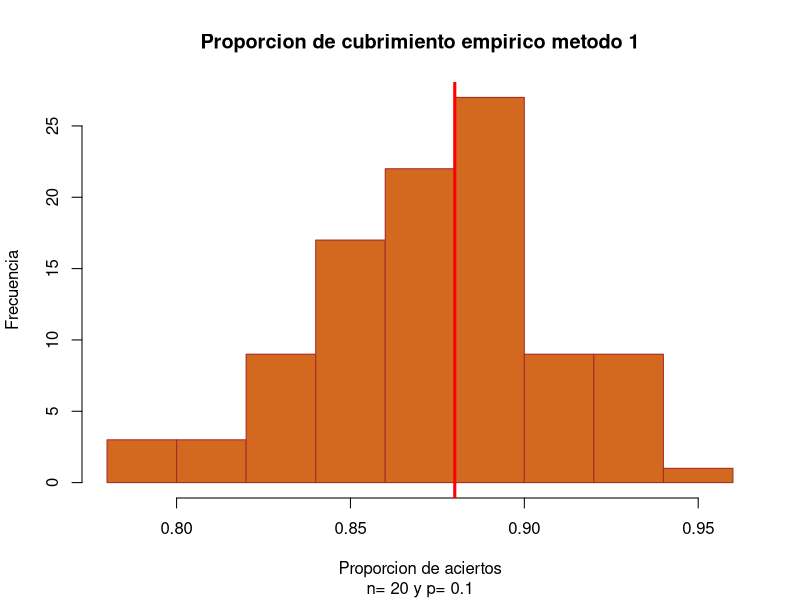
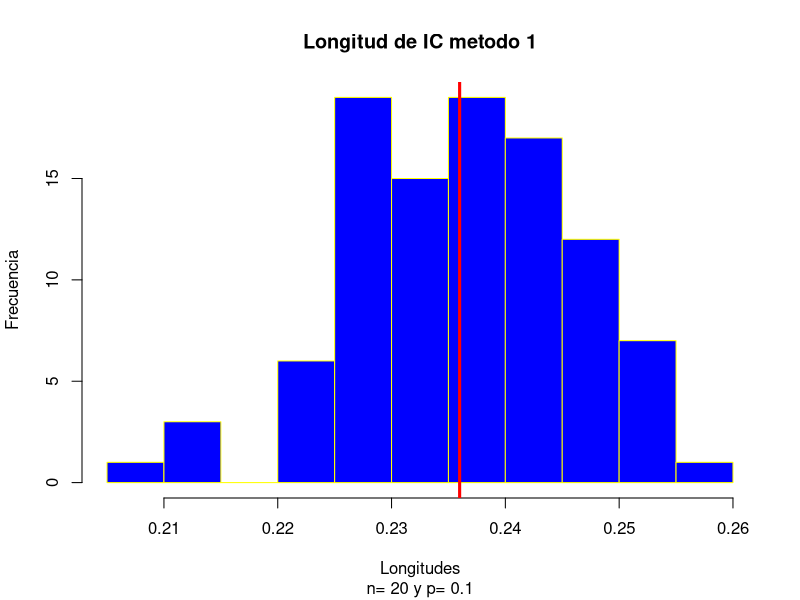
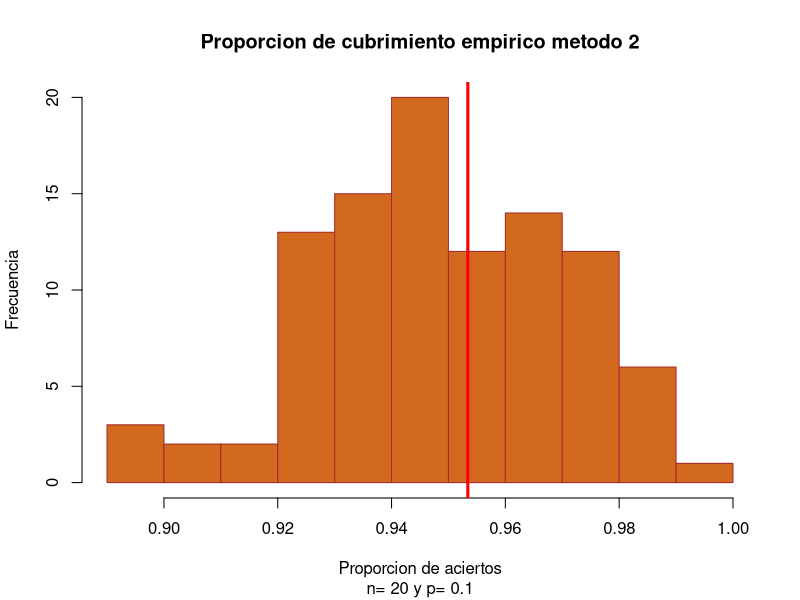
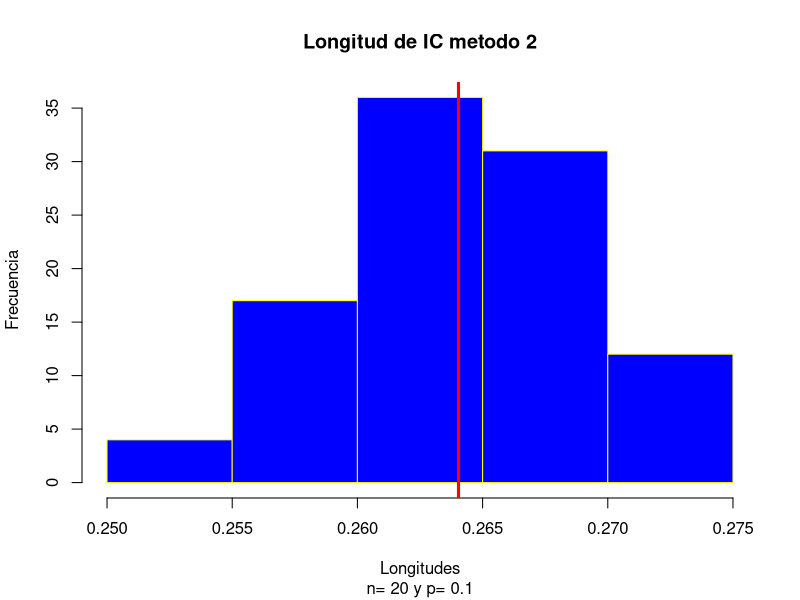
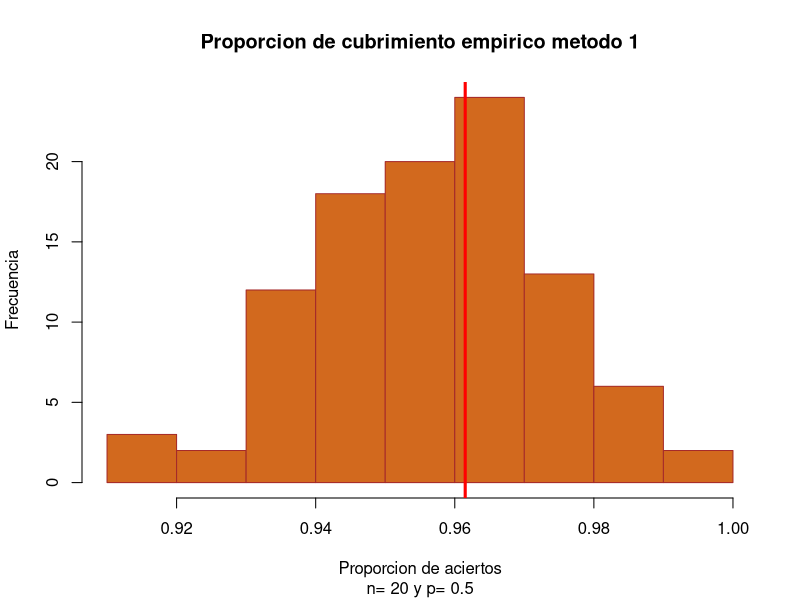
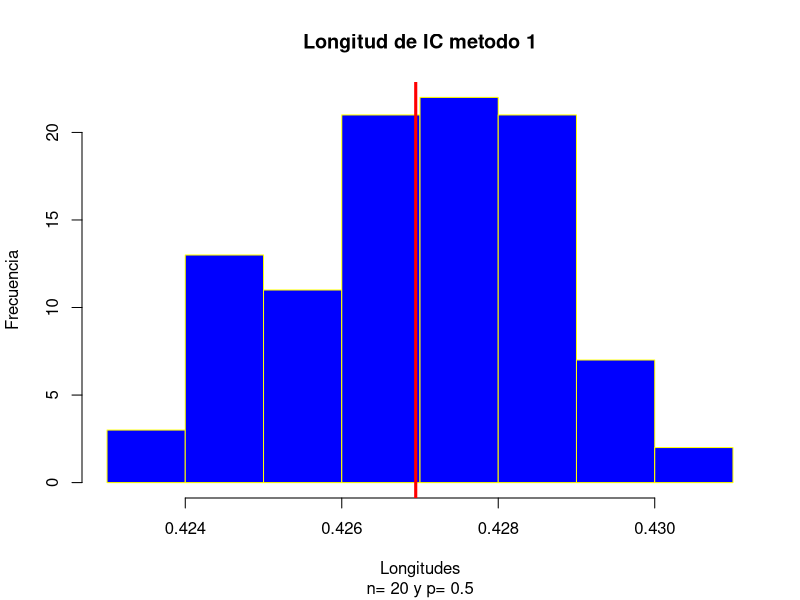
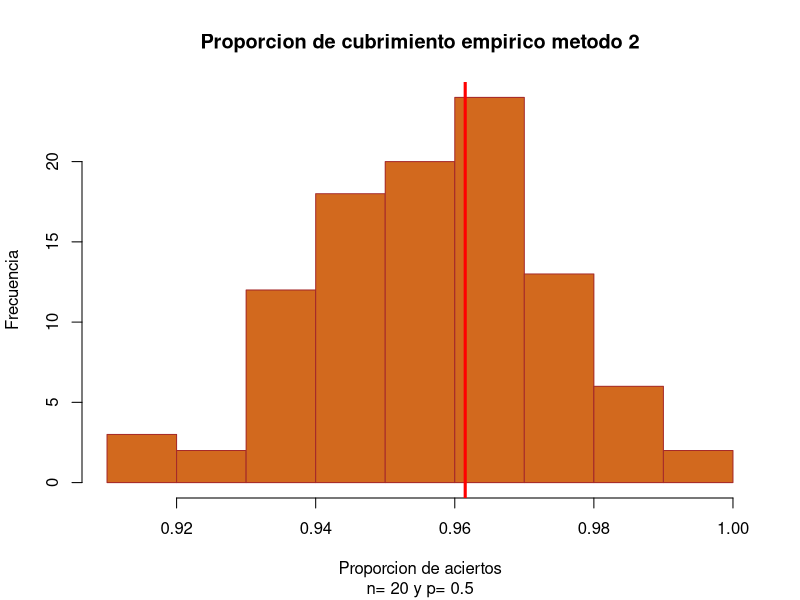
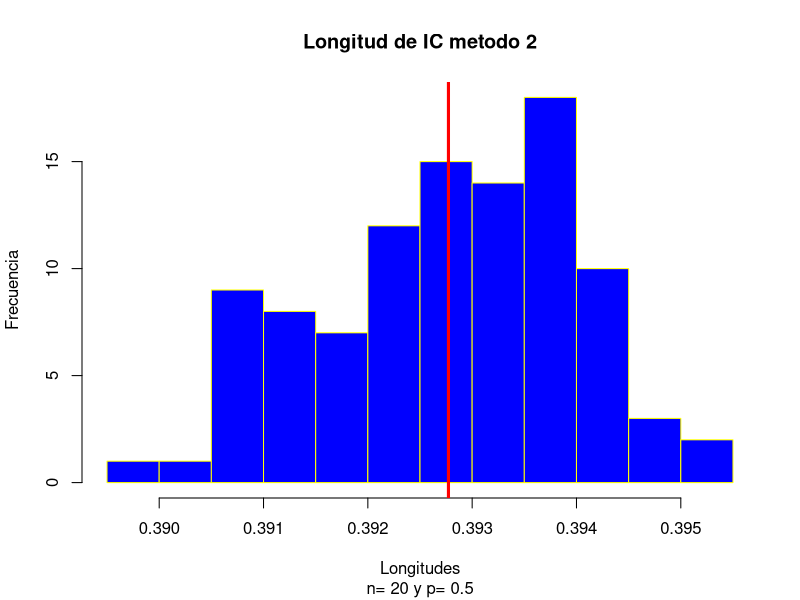

Recreate these plots in R, in order.
# Genero una muestra aleatoria de Bernoulli de prob p y de tamaño n 
# El codigo mas formateado se encuentra en el siguiente colab
# https://colab.research.google.com/drive/1V3YPi8S0r9cAOL3UgJiguCJ5Kz94keli?usp=sharing


generar_muestra <- function(n,p) {
  return (rbinom(n,1,p))
  }


  # Estimacion Metodo 1
estimacion_metodo_1 <- function(muestra, p_real) {

  promedio <- mean(muestra)
  n <- length(muestra)
  sum_Xi <- sum(muestra)
  quantil <- qnorm(0.975) # z_{1-\alpha/2}

  k <- quantil*sqrt(n*promedio*(1-promedio))

  extremo_izq <- (sum_Xi - k)/n
  extremo_der <- (sum_Xi + k)/n

  longitud <- extremo_der - extremo_izq

  contiene_p_real <- ( (p_real<=extremo_der) & (p_real >= extremo_izq) )

  return (c(extremo_izq, extremo_der, contiene_p_real, longitud))

  }

  # Estimacion Metodo 2
 estimacion_metodo_2 <- function(muestra, p_real) {

  promedio <- mean(muestra)
  n <- length(muestra)
  quantil <- qnorm(0.975) # z_{1-\alpha/2}

  k <- quantil*sqrt(4*n*promedio + quantil^2 - 4*n*promedio^2)

  extremo_izq <- (2*n*promedio + quantil^2 - k)/(2*(n+quantil^2))
  extremo_der <- (2*n*promedio + quantil^2 + k)/(2*(n+quantil^2))

  longitud <- extremo_der - extremo_izq

  contiene_p_real <- ( (p_real<=extremo_der) & (p_real >= extremo_izq) )

  return (c(extremo_izq, extremo_der, contiene_p_real, longitud))

}

experimento <- function(n,p,k) {

  muestras <- matrix(nrow=k,ncol=n)

  estimacion_1 <- matrix(nrow=k,ncol=4)
  estimacion_2 <- matrix(nrow=k,ncol=4)

  colnames(estimacion_1) <- c("ext_izq", "ext_der", "contiene_p", "long")
  colnames(estimacion_2) <- c("ext_izq", "ext_der", "contiene_p", "long")

  for (i in 1:k){
    muestras[i,] <- generar_muestra(n,p)

    estimacion_1[i,] <- estimacion_metodo_1(muestras[i,], p_real=p)

    estimacion_2[i,] <- estimacion_metodo_2(muestras[i,], p_real=p)
  }

  # Devuelo el promedio del cubrimiento empirico y 
  # el promedio de la estimacion de la longitud

  datos <- data <- matrix(nrow=2, ncol=2)
  datos[1,] <- c(sum(estimacion_1[,3])/k, sum(estimacion_1[,4])/k)  # Metodo 1 (cubrimiento , long)
  datos[2,] <- c(sum(estimacion_2[,3])/k, sum(estimacion_2[,4])/k)  # Metodo 2 (cubrimiento , long)

  return( datos ) 
}

# Grafico del histograma para la proporcion de cubrimiento empirico

graf_exp_prop <- function(exp,metodo,n,p) {
  hist(exp,
  main=paste("Proporcion de cubrimiento empirico", metodo),
  xlab="Proporcion de aciertos",
  ylab="Frecuencia",
  col="chocolate",
  border="brown"
  )

  title(sub = paste(paste("n=",n),paste("y p=",p)))

  abline(v = mean(exp),col = "red",lwd = 3)                       # Add line for mean
}

# Grafico del histograma para la longitudes de IC

graf_exp_long <- function(exp,metodo,n,p) {
  hist(exp,
  main=paste("Longitud de IC", metodo),
  xlab="Longitudes",
  ylab="Frecuencia",
  col="blue",
  border="yellow"
  )

  title(sub = paste(paste("n=",n),paste("y p=",p)))

  abline(v = mean(exp),col = "red",lwd = 3)                       # Add line for mean
}

# Repito el experimento k veces (para el histograma)

k_experimentos <- function(n,p,k){

  exp_metodo_1 <- matrix(nrow=k,ncol=2)
  exp_metodo_2 <- matrix(nrow=k,ncol=2)

  for (i in 1:k){
  exp <- experimento(n[1],p[1],k)

  exp_metodo_1[i,] <- exp[1,]
  exp_metodo_2[i,] <- exp[2,]
}

  graf_exp_prop(exp_metodo_1[,1], "metodo 1", n, p)
  graf_exp_long(exp_metodo_1[,2], "metodo 1", n, p)

  graf_exp_prop(exp_metodo_2[,1], "metodo 2", n, p)
  graf_exp_long(exp_metodo_2[,2], "metodo 2", n, p)

  data <- matrix(nrow=2, ncol=5)

  data[1, ] <- c(n,p,1,mean(exp_metodo_1[,1]), mean(exp_metodo_1[,2]))
  data[2, ] <- c(n,p,2,mean(exp_metodo_2[,1]), mean(exp_metodo_2[,2]))

  return(data)
}


k<-100
n<-c(20, 50, 100)
p<-c(0.10,0.5)


data <- matrix(nrow=12, ncol=7)
colnames(data) <- c("n", "p", "metodo", "ext_izq", "ext_der", "cubrimiento_emp","long_estimada")

# n=20, p=0.1
n_aux <- 20
p_aux <- 0.1
muestra <- generar_muestra(n_aux,p_aux)
data[1,]<-c(n_aux, p_aux, 1, estimacion_metodo_1(muestra,p_aux))
data[2,]<-c(n_aux, p_aux, 2, estimacion_metodo_2(muestra,p_aux))

# n=20, p=0.5
n_aux <- 20
p_aux <- 0.5
muestra <- generar_muestra(n_aux,p_aux)
data[3,]<-c(n_aux, p_aux, 1, estimacion_metodo_1(muestra,p_aux))
data[4,]<-c(n_aux, p_aux, 2, estimacion_metodo_2(muestra,p_aux))

# n=50, p=0.1
n_aux <- 50
p_aux <- 0.1
muestra <- generar_muestra(n_aux,p_aux)
data[5,]<-c(n_aux, p_aux, 1, estimacion_metodo_1(muestra,p_aux))
data[6,]<-c(n_aux, p_aux, 2, estimacion_metodo_2(muestra,p_aux))

# n=50, p=0.5
n_aux <- 50
p_aux <- 0.5
muestra <- generar_muestra(n_aux,p_aux)
data[7,]<-c(n_aux, p_aux, 1, estimacion_metodo_1(muestra,p_aux))
data[8,]<-c(n_aux, p_aux, 2, estimacion_metodo_2(muestra,p_aux))

# n=100, p=0.1
n_aux <- 100
p_aux <- 0.1
muestra <- generar_muestra(n_aux,p_aux)
data[9,]<-c(n_aux, p_aux, 1, estimacion_metodo_1(muestra,p_aux))
data[10,]<-c(n_aux, p_aux, 2, estimacion_metodo_2(muestra,p_aux))

# n=100, p=0.5
n_aux <- 100
p_aux <- 0.5
muestra <- generar_muestra(n_aux,p_aux)
data[11,]<-c(n_aux, p_aux, 1, estimacion_metodo_1(muestra,p_aux))
data[12,]<-c(n_aux, p_aux, 2, estimacion_metodo_2(muestra,p_aux))


print(data)

# Aca en adelante se realiza k veces cada experimento
# Aca guardo la data que va generando para presentarlo como una tabla al final

data <- matrix(nrow=12, ncol=5)
colnames(data) <- c("n", "p", "metodo", "cubrimiento_emp","long_estimada")


# Analizo el cubrimiento empirico con ambos metodos siendo n = 20, p = 0.1
data_aux <- k_experimentos(n[1],p[1], k)

data[1,] <- data_aux[1,]
data[2,] <- data_aux[2,]

# Analizo el cubrimiento empirico con ambos metodos siendo n = 20, p = 0.5
print("Siendo n = 20, p = 0.5")
data_aux <- k_experimentos(n[1],p[2], k)

data[3,] <- data_aux[1,]
data[4,] <- data_aux[2,]

# Analizo el cubrimiento empirico con ambos metodos siendo n = 50, p = 0.1
print("Siendo n = 50, p = 0.1")
data_aux <- k_experimentos(n[2],p[1], k)

data[5,] <- data_aux[1,]
data[6,] <- data_aux[2,]

# Analizo el cubrimiento empirico con ambos metodos siendo n = 50, p = 0.5
print("Siendo n = 50, p = 0.5")
data_aux <- k_experimentos(n[2],p[2], k)

data[7,] <- data_aux[1,]
data[8,] <- data_aux[2,]

# Analizo el cubrimiento empirico con ambos metodos siendo n = 100, p = 0.1
print("Siendo n = 100, p = 0.1" )
data_aux <- k_experimentos(n[3],p[1],k)

data[9,] <- data_aux[1,]
data[10,] <- data_aux[2,]


# Analizo el cubrimiento empirico con ambos metodos siendo n = 100, p = 0.5
print("Siendo n = 100, p = 0.5" )
data_aux <- k_experimentos(n[3],p[2],k)

data[11,] <- data_aux[1,]
data[12,] <- data_aux[2,]

print(data)